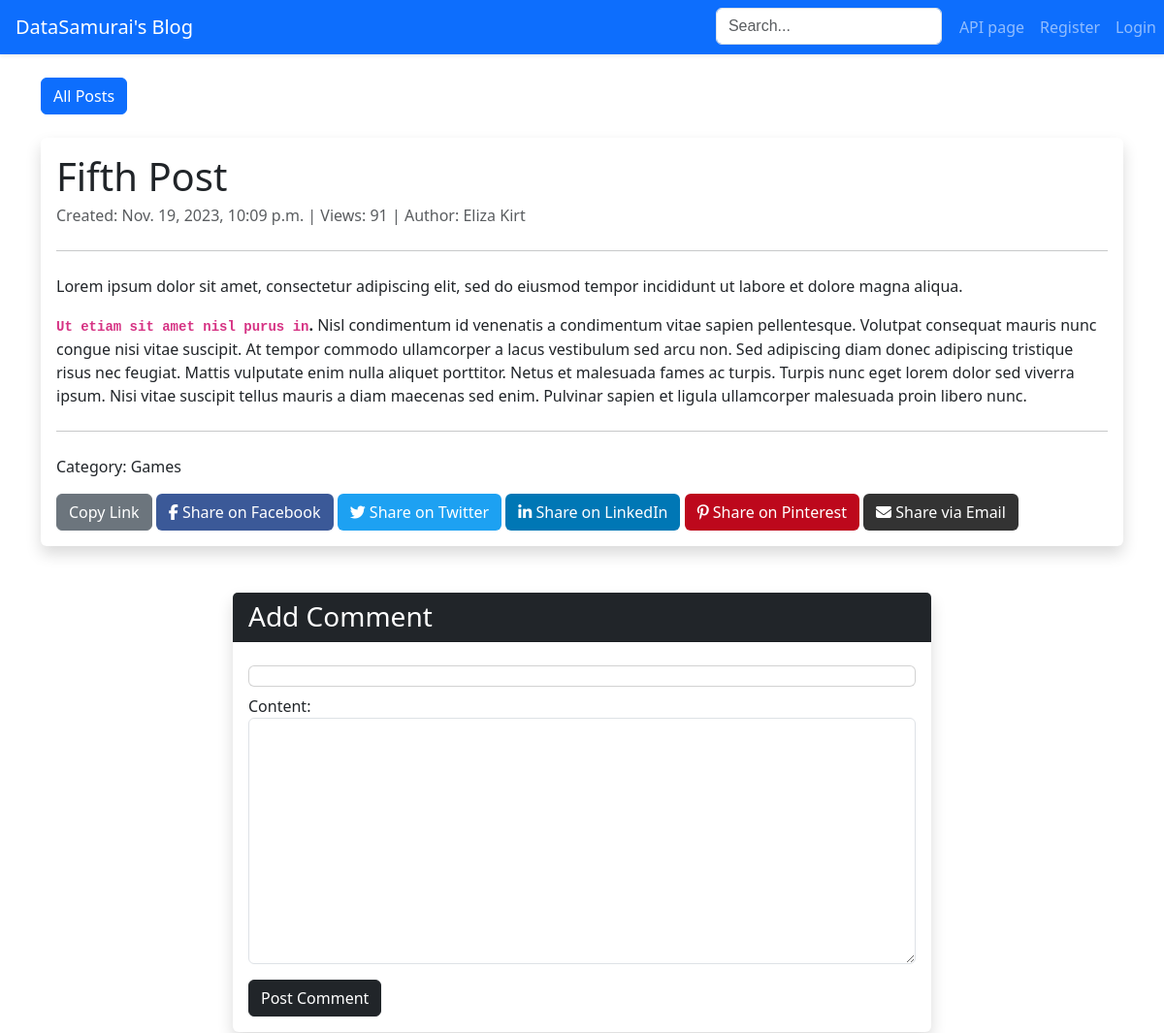
The page /blog/post/1/ (upper part) on the database as committed earlier.
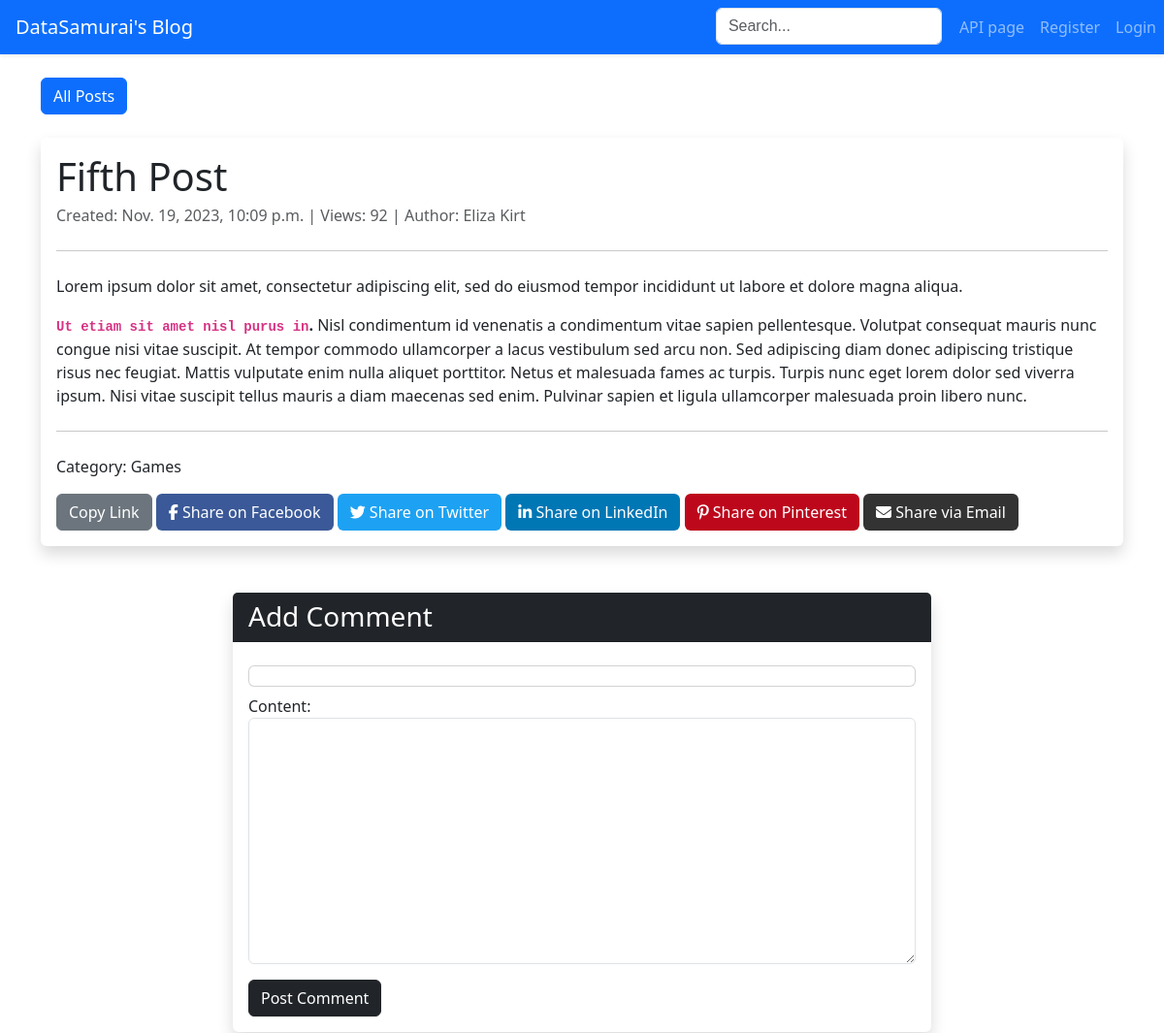
The same page on the database as committed later.
### posts/models.py (models this page shows, shortened)
class Post(models.Model):
    title = models.CharField(max_length=100, unique=True)
    content = RichTextField()
    category = models.ForeignKey('Category', on_delete=models.SET_NULL, null=True)
    author = models.ForeignKey(settings.AUTH_USER_MODEL, on_delete=models.SET_NULL, null=True)
    date_scheduled = models.DateTimeField(null=True, blank=True)
    date_published = models.DateTimeField(null=True, blank=True)
    views = models.PositiveIntegerField(default=0)
    share_count = models.IntegerField(default=0)
    is_published = models.BooleanField(default=False)
    def __str__(self):
        return self.title
    class Meta:
        ordering = ['-date_published']

class Category(models.Model):
    title = models.CharField(max_length=30)
    description = models.TextField()
    class Meta:
        ordering = ['title']
        verbose_name_plural = 'Categories'

### users/models.py (models this page shows, shortened)
class CustomUser(AbstractUser):
    is_banned = models.BooleanField(default=False)
    bio = models.CharField(max_length=200, blank=True, null=True, default=None)
    social_media = models.JSONField(default=dict, blank=True)
    profile_picture = models.ImageField(upload_to='profile_pictures/', blank=True, null=True)
    def __str__(self):
        return self.username
    class Meta:
        ordering = ['id']

### posts/views.py (the view)
# urls.py: path('post/<int:post_id>/', views.PostDetailView.as_view(), name='post_detail'),
class PostDetailView(DetailView):
    model = Post
    template_name = 'posts/post_detail.html'
    context_object_name = 'post'
    def get_object(self, queryset=None):
        post_id = self.kwargs.get('post_id')
        return get_object_or_404(self.model, pk=post_id)
    def get_context_data(self, **kwargs):
        context = super().get_context_data(**kwargs)
        context['comments'] = self.object.comment_set.filter(parent_comment__isnull=True).order_by(
            '-timestamp').prefetch_related('comment_set')
        context['form'] = CommentForm()
        return context
    def get(self, request, *args, **kwargs):
        response = super().get(request, *args, **kwargs)
        self.handle_views_counter()
        return response
    def handle_views_counter(self):
        ip = self.request.META.get('REMOTE_ADDR')
        time_threshold = timezone.now() - timedelta(hours=24)
        recent_views = ViewedPost.objects.filter(
            post=self.object, ip_address=ip, timestamp__gte=time_threshold
        )
        session_key = f'viewed_post_{self.object.id}'
        if not self.request.session.get(session_key) and not recent_views.exists():
            Post.objects.filter(pk=self.object.pk).update(views=F('views') + 1)
            self.request.session[session_key] = True
            self.request.session.set_expiry(86400)  # 24 hours in seconds
            ViewedPost.objects.create(post=self.object, ip_address=ip)

### posts/forms.py
class CommentForm(forms.ModelForm):
    parent_comment = forms.ModelChoiceField(
        queryset=Comment.objects.all(),
        required=False,
        widget=forms.HiddenInput()
    )
    class Meta:
        model = Comment
        fields = ['content', 'parent_comment']
        widgets = {
            'content': forms.Textarea(attrs={'class': 'form-control'}),
        }

### posts/models.py (called while the page is built)
    @property
    def likes_count(self):
        return self.reactions.filter(reaction_type='like').count()

    @property
    def dislikes_count(self):
        return self.reactions.filter(reaction_type='dislike').count()

### utils/utils.py (called while the page is built)
def get_user_ip(request):
    x_forwarded_for = request.META.get('HTTP_X_FORWARDED_FOR')
    if x_forwarded_for:
        ip = x_forwarded_for.split(',')[0]
    else:
        ip = request.META.get('REMOTE_ADDR')
    return ip

### templates/posts/post_detail.html (shortened to what this page needs)
{% extends 'base.html' %}
{% load static %}
{% block page_content %}
    <div class="d-flex justify-content-between align-items-center mt-4">
        <a href="{% url 'post_list' %}" class="btn btn-primary">All Posts</a>
    </div>
    <div class="card border-0 shadow my-4">
        <div class="card-body">
            <h1 class="card-title">{{ post.title }}</h1>
            <p class="card-subtitle mb-2 text-muted">
                Created: {{ post.date_published }} |
                Views: {{ post.views }} |
                Author: {{ post.author.first_name }} {{ post.author.last_name }}
            </p>
            <hr class="my-4"/>
            <div class="card-text mb-4">
                {{ post.content|safe }}
            </div>
            <hr class="my-4"/>
            <p>Category: {{ post.category.title }}</p>
            <div>
                <button onclick="sharePost({{ post.id }}); copyToClipboard('{{ request.build_absolute_uri }}')"
                        class="btn btn-secondary">Copy Link
                </button>
                <a href="https://www.facebook.com/sharer/sharer.php?u={{ request.build_absolute_uri|urlencode }}"
                   target="_blank" onclick="sharePost({{ post.id }})" class="btn btn-facebook">
                    <i class="fab fa-facebook-f"></i> Share on Facebook
                </a>
                <a href="https://twitter.com/intent/tweet?text={{ post.title|urlencode }}&url={{ request.build_absolute_uri|urlencode }}"
                   target="_blank" onclick="sharePost({{ post.id }})" class="btn btn-twitter">
                    <i class="fab fa-twitter"></i> Share on Twitter
                </a>
                <a href="https://www.linkedin.com/shareArticle?mini=true&url={{ request.build_absolute_uri|urlencode }}&title={{ post.title|truncatechars:200|urlencode }}&summary={{ post.content|truncatewords:20|striptags|urlencode }}"
                   target="_blank" onclick="sharePost({{ post.id }})" class="btn btn-linkedin">
                    <i class="fab fa-linkedin-in"></i> Share on LinkedIn
                </a>
                <a href="https://pinterest.com/pin/create/button/?url={{ request.build_absolute_uri|urlencode }}&media={% static 'images/favicon.png' %}&description={{ post.title|urlencode }}"
                   target="_blank" onclick="sharePost({{ post.id }})" class="btn btn-pinterest">
                    <i class="fab fa-pinterest-p"></i> Share on Pinterest
                </a>
                <a href="mailto:?subject={{ post.title|urlencode }}&body=Check out this post: {{ request.build_absolute_uri|urlencode }}"
                   onclick="sharePost({{ post.id }})" class="btn btn-email">
                    <i class="fas fa-envelope"></i> Share via Email
                </a>
            </div>
        </div>
    </div>
    {% include 'posts/comment_list.html' %}
{% endblock %}

Rows that differ between the two databases and show on the page:
changed Post "Fifth Post": views "91" → "92"
